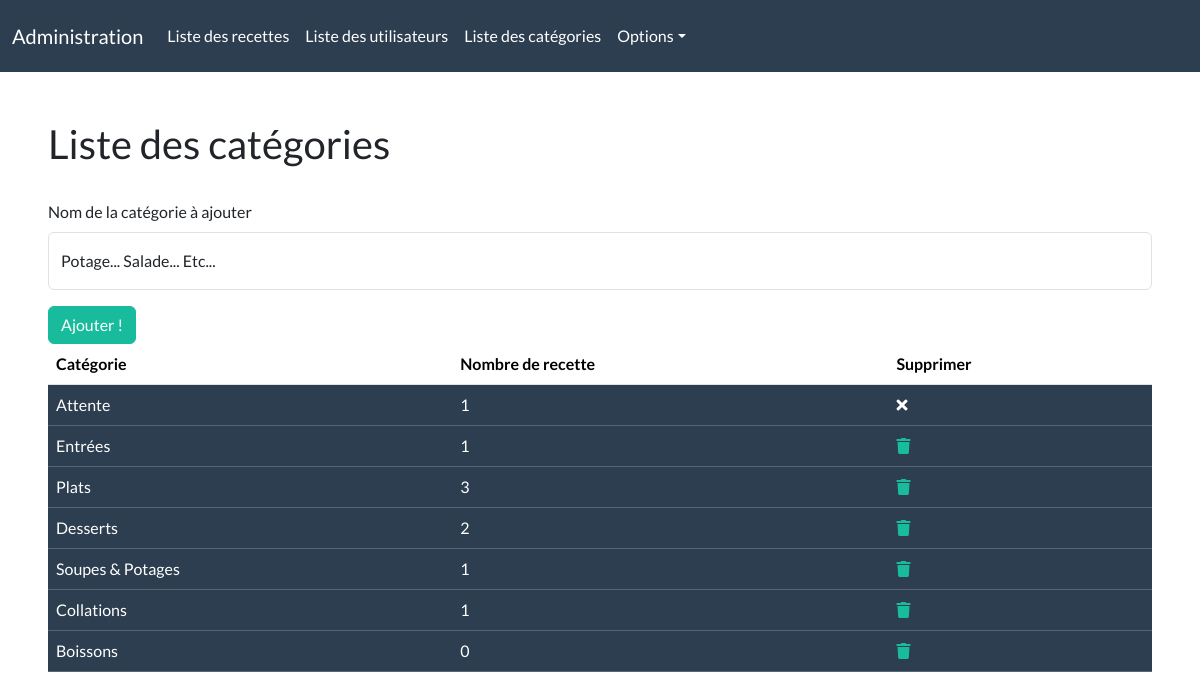
The page /private/templates/show_categories.php (signed in) on the database its author committed.
### tables this page shows
CREATE TABLE IF NOT EXISTS `categories` (
  `id` int(11) NOT NULL AUTO_INCREMENT,
  `name` varchar(255) DEFAULT NULL,
  PRIMARY KEY (`id`)
);

### libraries/services/sql_requests.php (called while the page is built, shortened)
<?php
function selectAll($pdo, $tableToSelect)
{
    $sql = "SELECT * FROM $tableToSelect";
    $query = $pdo->prepare($sql);
    $query->execute();
    $data = $query->fetchAll();
    return $data;
}
function countAsWhere($pdo, $whyCount, $whatAs, $fromWhy, $where, $selectTo)
{
    $sql = "SELECT count($whyCount) AS $whatAs FROM $fromWhy WHERE $where = ?";
    $query = $pdo->prepare($sql);
    $query->execute([$selectTo]);
    return $data = $query->fetch();
}

### private/templates/show_categories.php (the view, shortened to what this page needs)
<?php
include('../../admin_layout.php');
$categories = selectAll($pdo, 'categories');
$recipes = selectAll($pdo, 'recipes');; ?>
<div class="grid_index m-5">
    <h2>Liste des catégories</h2>
    <form method="POST" action="../controller/AddCategory.php">
        <div class="form-group">
            <label class="form-label mt-4">Nom de la catégorie à ajouter</label>
            <div class="form-floating mb-3">
                <input name="category_name" type="text" class="form-control" id="floatingInput" placeholder="Nom de la catégorie">
                <label for="floatingInput">Potage... Salade... Etc...</label>
            </div>
            <button type="submit" class="btn btn-success">Ajouter !</button>
    </form>
    <table class="table table-hover">
        <thead>
            <tr>
                <th scope="col">Catégorie</th>
                <th scope="col">Nombre de recette</th>
                <th scope="col">Supprimer</th>
            </tr>
        </thead>
        <tbody>
            <?php foreach ($categories as $category) {
                $count_category = countAsWhere($pdo, 'category_id', 'count_category', 'recipes', 'category_id', $category['id']);
                echo '<tr class="table-primary">
                            <td>' . $category['name'] . '</td>
                            <td>' . $count_category['count_category'] . '</td>';
                if ($category['id'] == ATTENTE) {
                    echo   '<td><i class="fas fa-times"></i></td>';
                } else {
                    echo   '<td><a href="confirm_delete_category.php?category_id=' . $category['id'] . '"><i class="fas fa-trash"></i></a></td>
                        </tr>';
                }
            }; ?>
        </tbody>
    </table>
</div>
<?php include('../layout_end.php'); ?>

### rows shown on the page
categories: name "Attente", count_category "1"
categories: name "Entrées", count_category "1"
categories: name "Plats", count_category "3"
categories: name "Desserts", count_category "2"
categories: name "Soupes & Potages", count_category "1"
categories: name "Collations", count_category "1"
categories: name "Boissons", count_category "0"
